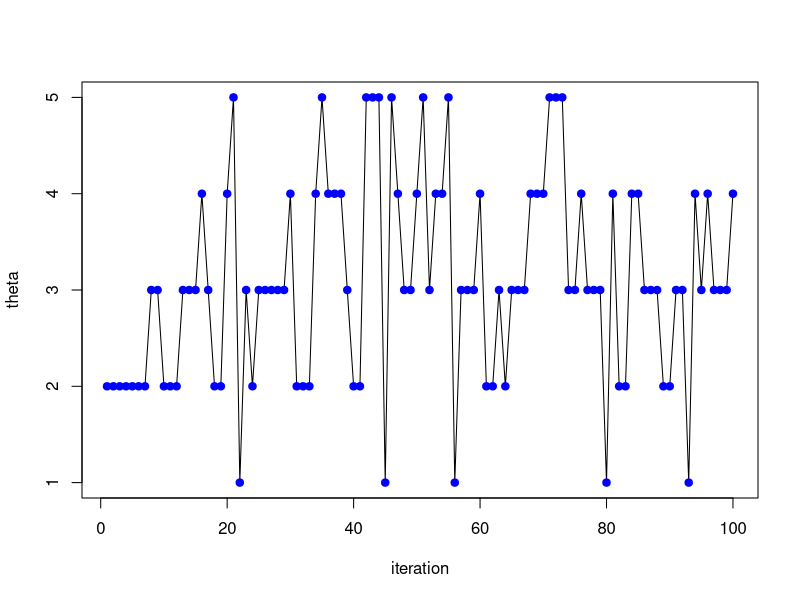
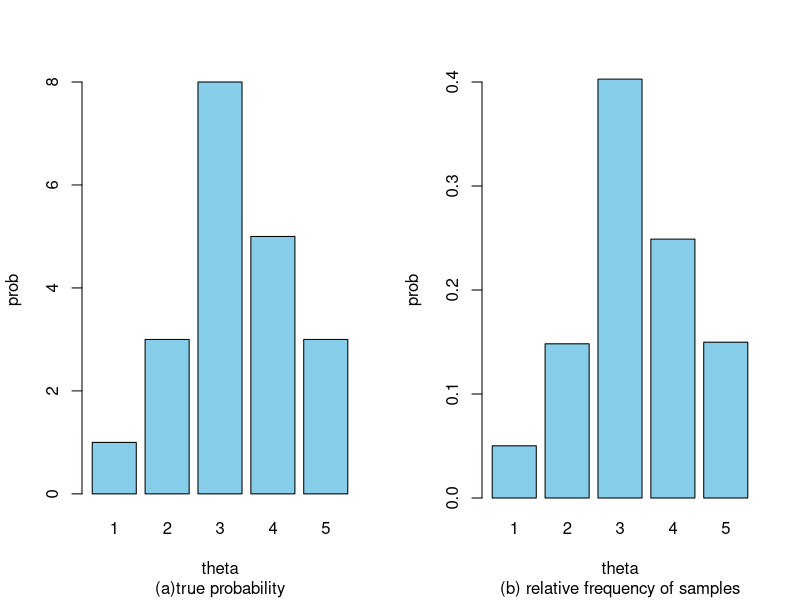
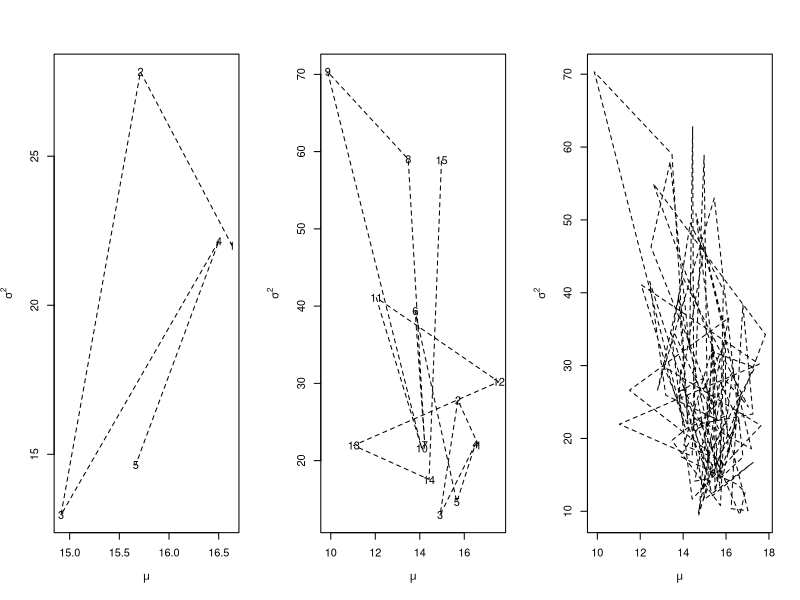

Here is the R script that generated these plots, in order: (Note: this script raises an error after producing the figures.)
######################################################
# Metropolis-Hastings Algorithm example : 예 2.2
######################################################

theta=c(1:5)
prob=c(1,3,8,5,3)
prob.ratio = function(theta1, theta2, theta, prob) {
  ind1 = which(theta == theta1)
  ind2 = which(theta == theta2)
  return(prob[ind1]/prob[ind2])
}

N=50000
theta.curr=2
theta.Samples=c(1:N)*0
theta.Samples[1]=theta.curr


#----Start Simulation----#

for( iter in 1:(N-1) ) {
  
  #theta.prop = ifelse(runif(1)<0.5, theta.curr+1, theta.curr-1)
  #if (theta.prop<1 || theta.prop>5) theta.prop = theta.curr     # 1) theta의 후보값을 현재값의 왼쪽과 오른쪽에 국한
  
  #theta.prop = sample(theta,1)                                  # 2) (1, 2, 3, 4, 5) 중 임의의 값을 같은 확률로 선택
  
  prob.prop = c(0.1, 0.1, 0.2, 0.3, 0.3)                         # 3) (1, 2, 3, 4, 5) 에 대하여 동일한 확률이 아니라
  theta.prop = sample(theta, 1, prob=prob.prop)                  #   확률 (0.1, 0.1, 0.2, 0.3, 0.3)로 선택
  
  theta.prop = round(theta.prop, 0)
  #alpha.star = prob.ratio(theta.prop, theta.curr, theta, prob)
  alpha.star = prob.ratio(theta.prop, theta.curr,theta, prob) *      # (3 continued) 후보추출 확률비
               prob.ratio(theta.curr, theta.prop, theta, prob.prop)  # => 서로 다른 확률로 후보로 선택된 점을 보정
  alpha = min(1, alpha.star)
  theta.next = ifelse(runif(1)<alpha, theta.prop, theta.curr)
  theta.Samples[iter+1] = theta.next
  theta.curr = theta.next
}

#----End simulation----#


##### Fig 2.4 #####
par(mfrow=c(1,1))
Ntrace=100
plot(theta.Samples[1:Ntrace], type="l", xlab="iteration", ylab="theta")
points(c(1:Ntrace), theta.Samples[1:Ntrace], pch=19, col="blue")

##### Fig 2.5 #####
par(mfrow=c(1,2))
barplot(prob,names.arg=theta, xlab="theta", ylab="prob", col="skyblue", sub="(a)true probability")
aa = table(theta.Samples[501:N])/sum(table(theta.Samples[501:N]))
barplot(aa, names.arg=theta, xlab="theta", ylab="prob", ylim=c(0,0.4), col="sky blue", sub="(b) relative frequency of samples")





############################################
# Gibbs sampling example : 예 2.3
############################################

M<-3000; m<-500   # burn-in=500; nTotalIteration=3000
mu0<-10; sigsq0<-25; a<-0.5; b<-1
x<-c(10,13,15,11,9,18,20,17,23,21)
n<-length(x)
xbar<-mean(x); var.x<-var(x)
THETA<-matrix(nrow=M, ncol=2)
sigsq<-var.x   # initial value of sigsq

#---- Gibbs sampler ----#

for(nsim in 1:M){
  
  # generate mu
  condpost.var <- 1/(1/sigsq0+n/sigsq)
  condpost.mu <- condpost.var*(xbar/(sigsq/n)+mu0/sigsq0)
  mu <- rnorm(1, condpost.mu, sqrt(condpost.var))
  
  # generate sigsq
  condpost.a <- a+n/2
  condpost.b <- b+1/2*((n-1)*var.x+n*(xbar-mu)^2)
  sigsq <- 1/rgamma(1, condpost.a, condpost.b)
  
  # save
  THETA[nsim,] <- c(mu,sigsq)
}


#### Fig 2.7 ####
par(mfrow=c(1,3))

plot(THETA[1:5,], type="n", xlab=expression(mu),ylab=expression(sigma^2))
lines(THETA[1:5,], lty=2)
for(i in 1:5) text(THETA[i, 1], THETA[i, 2], i)

plot(THETA[1:15,], type="n", xlab=expression(mu),ylab=expression(sigma^2))
lines(THETA[1:15,], lty=2)
for(i in 1:15) text(THETA[i, 1], THETA[i, 2], i)

plot(THETA[1:100,], type="n", xlab=expression(mu),ylab=expression(sigma^2))
lines(THETA[1:100,], lty=2)
for(i in 1:100) text(THETA[i, 1], THETA[i, 2], I)

#### Fig 2.8 ####
par(mfrow=c(1,1))
plot(THETA[m:M, 1], THETA[m:M, 2], xlab=expression(mu), ylab=expression(sigma^2), main="sample of (mu, sigma^2)")

#### Fig 2.9 ####
par(mfrow=c(1,2))
plot(density(THETA[m:M, 1]), xlab=expression(mu), ylab="posterior", main="")
plot(density(THETA[m:M, 2]), xlab=expression(sigma^2), ylab="posterior", main="")
